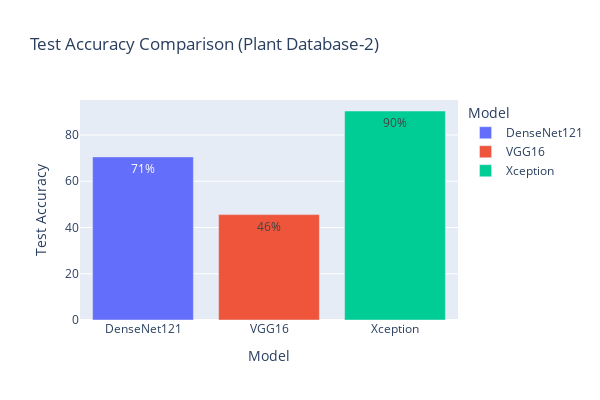
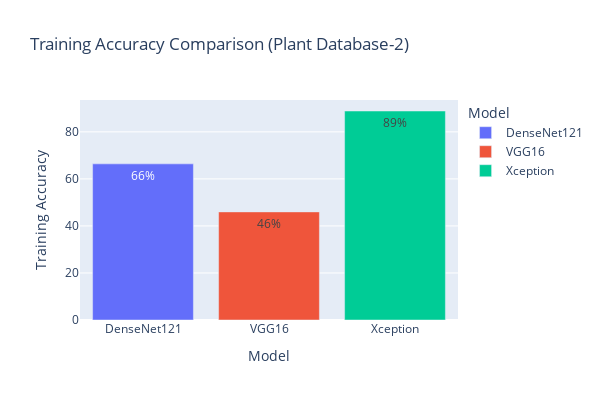
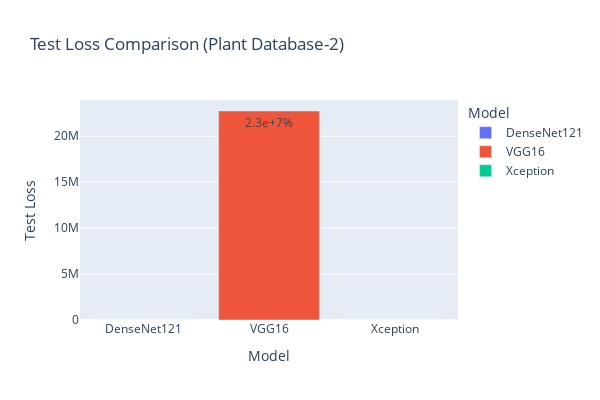
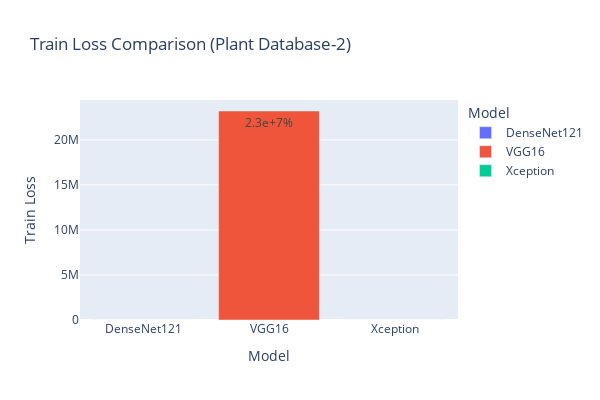

The notebook cell these images were saved under, in order:
### Code cell
for i in plantdf2.columns.tolist()[1:]:
    fig=px.bar(plantdf2,x="Model",y=i,color="Model",text=i,title="{} Comparison (Plant Database-2)".format(i),width=600,height=400)
    fig.update_traces(texttemplate='%{text:.2}%', textposition='inside')
    fig.show()

### Figure 1 — Plotly figure (JSON) as saved in the notebook; plotly's stock layout.template omitted (floating-point values rounded to 4 significant figures)
{"data": [{"alignmentgroup": "True", "hovertemplate": "Model=%{x}<br>Test Accuracy=%{text}<extra></extra>", "legendgroup": "DenseNet121", "marker": {"color": "#636efa", "pattern": {"shape": ""}}, "name": "DenseNet121", "offsetgroup": "DenseNet121", "orientation": "v", "showlegend": true, "text": [70.54], "textposition": "inside", "texttemplate": "%{text:.2}%", "type": "bar", "x": ["DenseNet121"], "xaxis": "x", "y": [70.54], "yaxis": "y"}, {"alignmentgroup": "True", "hovertemplate": "Model=%{x}<br>Test Accuracy=%{text}<extra></extra>", "legendgroup": "VGG16", "marker": {"color": "#EF553B", "pattern": {"shape": ""}}, "name": "VGG16", "offsetgroup": "VGG16", "orientation": "v", "showlegend": true, "text": [45.58], "textposition": "inside", "texttemplate": "%{text:.2}%", "type": "bar", "x": ["VGG16"], "xaxis": "x", "y": [45.58], "yaxis": "y"}, {"alignmentgroup": "True", "hovertemplate": "Model=%{x}<br>Test Accuracy=%{text}<extra></extra>", "legendgroup": "Xception", "marker": {"color": "#00cc96", "pattern": {"shape": ""}}, "name": "Xception", "offsetgroup": "Xception", "orientation": "v", "showlegend": true, "text": [90.39], "textposition": "inside", "texttemplate": "%{text:.2}%", "type": "bar", "x": ["Xception"], "xaxis": "x", "y": [90.39], "yaxis": "y"}], "layout": {"barmode": "relative", "height": 400, "legend": {"title": {"text": "Model"}, "tracegroupgap": 0}, "title": {"text": "Test Accuracy Comparison (Plant Database-2)"}, "width": 600, "xaxis": {"anchor": "y", "categoryarray": ["DenseNet121", "VGG16", "Xception"], "categoryorder": "array", "domain": [0, 1], "title": {"text": "Model"}}, "yaxis": {"anchor": "x", "domain": [0, 1], "title": {"text": "Test Accuracy"}}}}

### Figure 2 — Plotly figure (JSON) as saved in the notebook; plotly's stock layout.template omitted (floating-point values rounded to 4 significant figures)
{"data": [{"alignmentgroup": "True", "hovertemplate": "Model=%{x}<br>Training Accuracy=%{text}<extra></extra>", "legendgroup": "DenseNet121", "marker": {"color": "#636efa", "pattern": {"shape": ""}}, "name": "DenseNet121", "offsetgroup": "DenseNet121", "orientation": "v", "showlegend": true, "text": [66.38], "textposition": "inside", "texttemplate": "%{text:.2}%", "type": "bar", "x": ["DenseNet121"], "xaxis": "x", "y": [66.38], "yaxis": "y"}, {"alignmentgroup": "True", "hovertemplate": "Model=%{x}<br>Training Accuracy=%{text}<extra></extra>", "legendgroup": "VGG16", "marker": {"color": "#EF553B", "pattern": {"shape": ""}}, "name": "VGG16", "offsetgroup": "VGG16", "orientation": "v", "showlegend": true, "text": [45.96], "textposition": "inside", "texttemplate": "%{text:.2}%", "type": "bar", "x": ["VGG16"], "xaxis": "x", "y": [45.96], "yaxis": "y"}, {"alignmentgroup": "True", "hovertemplate": "Model=%{x}<br>Training Accuracy=%{text}<extra></extra>", "legendgroup": "Xception", "marker": {"color": "#00cc96", "pattern": {"shape": ""}}, "name": "Xception", "offsetgroup": "Xception", "orientation": "v", "showlegend": true, "text": [88.86], "textposition": "inside", "texttemplate": "%{text:.2}%", "type": "bar", "x": ["Xception"], "xaxis": "x", "y": [88.86], "yaxis": "y"}], "layout": {"barmode": "relative", "height": 400, "legend": {"title": {"text": "Model"}, "tracegroupgap": 0}, "title": {"text": "Training Accuracy Comparison (Plant Database-2)"}, "width": 600, "xaxis": {"anchor": "y", "categoryarray": ["DenseNet121", "VGG16", "Xception"], "categoryorder": "array", "domain": [0, 1], "title": {"text": "Model"}}, "yaxis": {"anchor": "x", "domain": [0, 1], "title": {"text": "Training Accuracy"}}}}

### Figure 3 — Plotly figure (JSON) as saved in the notebook; plotly's stock layout.template omitted (floating-point values rounded to 4 significant figures)
{"data": [{"alignmentgroup": "True", "hovertemplate": "Model=%{x}<br>Test Loss=%{text}<extra></extra>", "legendgroup": "DenseNet121", "marker": {"color": "#636efa", "pattern": {"shape": ""}}, "name": "DenseNet121", "offsetgroup": "DenseNet121", "orientation": "v", "showlegend": true, "text": [1.163], "textposition": "inside", "texttemplate": "%{text:.2}%", "type": "bar", "x": ["DenseNet121"], "xaxis": "x", "y": [1.163], "yaxis": "y"}, {"alignmentgroup": "True", "hovertemplate": "Model=%{x}<br>Test Loss=%{text}<extra></extra>", "legendgroup": "VGG16", "marker": {"color": "#EF553B", "pattern": {"shape": ""}}, "name": "VGG16", "offsetgroup": "VGG16", "orientation": "v", "showlegend": true, "text": [22742722], "textposition": "inside", "texttemplate": "%{text:.2}%", "type": "bar", "x": ["VGG16"], "xaxis": "x", "y": [22742722], "yaxis": "y"}, {"alignmentgroup": "True", "hovertemplate": "Model=%{x}<br>Test Loss=%{text}<extra></extra>", "legendgroup": "Xception", "marker": {"color": "#00cc96", "pattern": {"shape": ""}}, "name": "Xception", "offsetgroup": "Xception", "orientation": "v", "showlegend": true, "text": [0.907], "textposition": "inside", "texttemplate": "%{text:.2}%", "type": "bar", "x": ["Xception"], "xaxis": "x", "y": [0.907], "yaxis": "y"}], "layout": {"barmode": "relative", "height": 400, "legend": {"title": {"text": "Model"}, "tracegroupgap": 0}, "title": {"text": "Test Loss Comparison (Plant Database-2)"}, "width": 600, "xaxis": {"anchor": "y", "categoryarray": ["DenseNet121", "VGG16", "Xception"], "categoryorder": "array", "domain": [0, 1], "title": {"text": "Model"}}, "yaxis": {"anchor": "x", "domain": [0, 1], "title": {"text": "Test Loss"}}}}

### Figure 4 — Plotly figure (JSON) as saved in the notebook; plotly's stock layout.template omitted (floating-point values rounded to 4 significant figures)
{"data": [{"alignmentgroup": "True", "hovertemplate": "Model=%{x}<br>Train Loss=%{text}<extra></extra>", "legendgroup": "DenseNet121", "marker": {"color": "#636efa", "pattern": {"shape": ""}}, "name": "DenseNet121", "offsetgroup": "DenseNet121", "orientation": "v", "showlegend": true, "text": [1.308], "textposition": "inside", "texttemplate": "%{text:.2}%", "type": "bar", "x": ["DenseNet121"], "xaxis": "x", "y": [1.308], "yaxis": "y"}, {"alignmentgroup": "True", "hovertemplate": "Model=%{x}<br>Train Loss=%{text}<extra></extra>", "legendgroup": "VGG16", "marker": {"color": "#EF553B", "pattern": {"shape": ""}}, "name": "VGG16", "offsetgroup": "VGG16", "orientation": "v", "showlegend": true, "text": [23207364], "textposition": "inside", "texttemplate": "%{text:.2}%", "type": "bar", "x": ["VGG16"], "xaxis": "x", "y": [23207364], "yaxis": "y"}, {"alignmentgroup": "True", "hovertemplate": "Model=%{x}<br>Train Loss=%{text}<extra></extra>", "legendgroup": "Xception", "marker": {"color": "#00cc96", "pattern": {"shape": ""}}, "name": "Xception", "offsetgroup": "Xception", "orientation": "v", "showlegend": true, "text": [1.002], "textposition": "inside", "texttemplate": "%{text:.2}%", "type": "bar", "x": ["Xception"], "xaxis": "x", "y": [1.002], "yaxis": "y"}], "layout": {"barmode": "relative", "height": 400, "legend": {"title": {"text": "Model"}, "tracegroupgap": 0}, "title": {"text": "Train Loss Comparison (Plant Database-2)"}, "width": 600, "xaxis": {"anchor": "y", "categoryarray": ["DenseNet121", "VGG16", "Xception"], "categoryorder": "array", "domain": [0, 1], "title": {"text": "Model"}}, "yaxis": {"anchor": "x", "domain": [0, 1], "title": {"text": "Train Loss"}}}}
